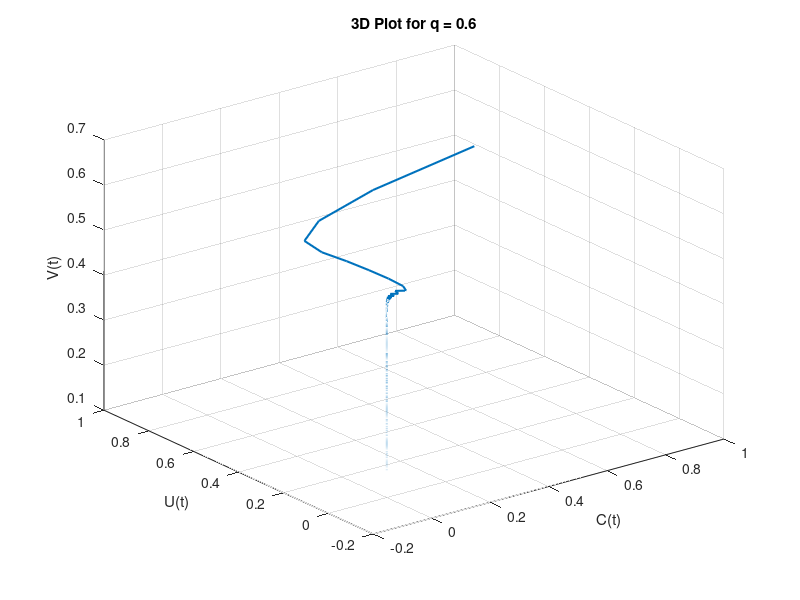
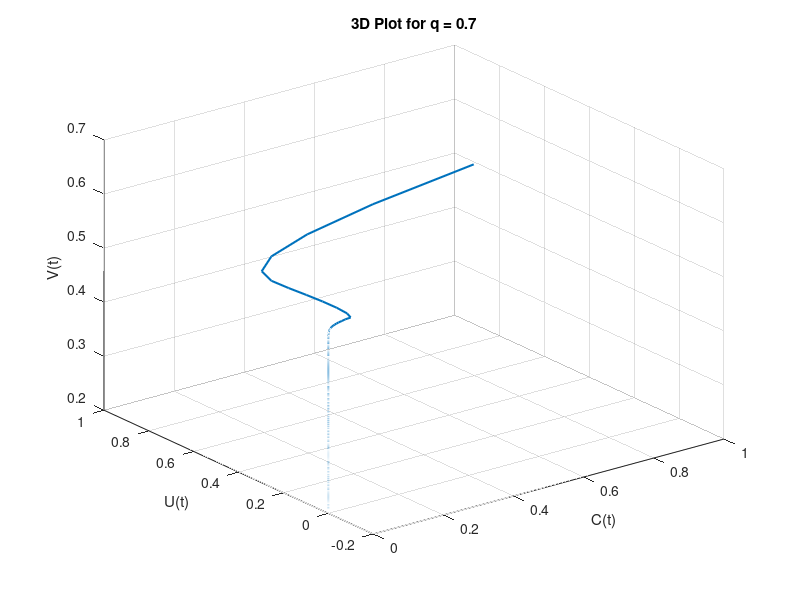
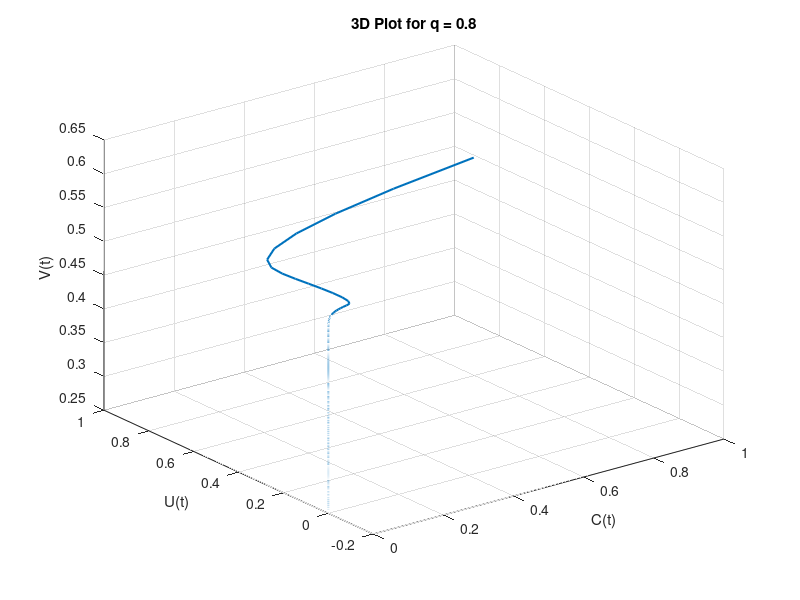
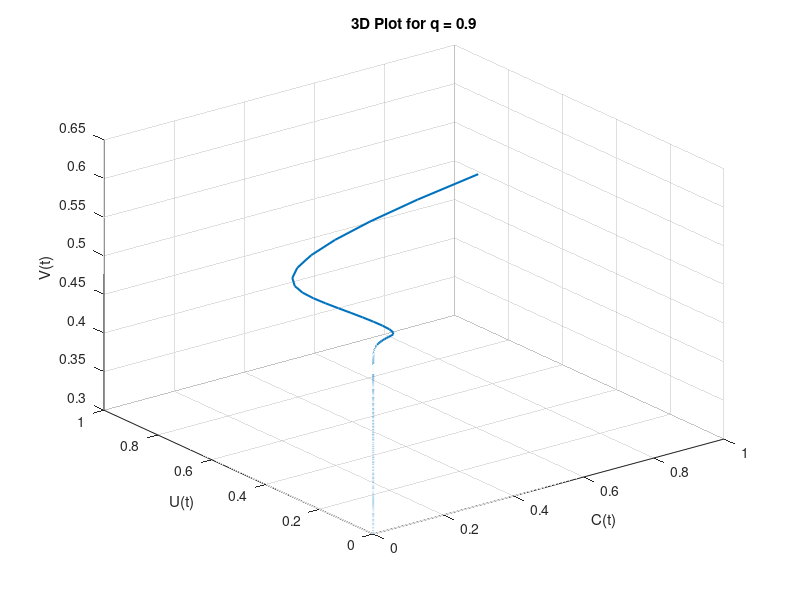

Reproduce these figures in MATLAB, in order.
% Parameters
Lambda = 2.8;
beta = 0.07;
a0 = 0.05;
a1 = 0.05;
a2 = 0.06;
a3 = 0.3;
B = 0.15;
alpha = 0.1;
l = 0.07;
g = 0.99;
zeta = 0.01;
delta = 0.07;
t0 = 0;
tf = 50;
h = 0.1;
t = t0:h:tf;
C0 = 0.99;
U0 = 0.9;
V0 = 0.5;
qs = [0.6, 0.7, 0.8, 0.9]; % Different values of q

% Loop through each order value of q
for q_idx = 1:length(qs)
    q = qs(q_idx);
    
    % Initialize results
    results_C = zeros(1, length(t));
    results_U = zeros(1, length(t));
    results_V = zeros(1, length(t));
    results_C(1) = C0;
    results_U(1) = U0;
    results_V(1) = V0;
    N = length(t);
    w = zeros(1, N);
    
    % Calculate fractional weights
    for k = 0:N-2
        arg1 = q + 1;
        arg2 = k + 1;
        arg3 = q - k + 1;
        if arg3 > 0
            w(k + 1) = (-1)^k * gamma(arg1) / (gamma(arg2) * gamma(arg3));
        else
            w(k + 1) = 0;
        end
    end
    
    % Time stepping
    for n = 2:N
        C_sum = 0; U_sum = 0; V_sum = 0;
        for k = 0:n-2
            if n - 1 - k > 0 && (q - (n - 1 - k) + 1) > 0
                C_sum = C_sum + w(k + 1) * (results_C(n - 1 - k) - results_C(1));
                U_sum = U_sum + w(k + 1) * (results_U(n - 1 - k) - results_U(1));
                V_sum = V_sum + w(k + 1) * (results_V(n - 1 - k) - results_V(1));
            end
        end
        % Differential equations
        dCdt = @(C, U, V) Lambda * (1 - (C / (C + a0))) * U - (U * C / (C + a2)) ...
                          - beta * C * V / (C + a3) - C;
        dUdt = @(C, U, V) (B * C / (C + a1) - alpha * U) * U - (g * U * V / (U + l)) - delta * U;
        dVdt = @(C, U, V) (beta * C^2 / (C^2 + a2^4)) * U * V / (U + l) - zeta * V;
        
        % Update results using fractional method
        results_C(n) = results_C(n - 1) + h^q * dCdt(results_C(n - 1), ...
                          results_U(n - 1), results_V(n - 1)) + h^q * C_sum;
        results_U(n) = results_U(n - 1) + h^q * dUdt(results_C(n - 1), ...
                          results_U(n - 1), results_V(n - 1)) + h^q * U_sum;
        results_V(n) = results_V(n - 1) + h^q * dVdt(results_C(n - 1), ...
                          results_U(n - 1), results_V(n - 1)) + h^q * V_sum;
    end
    
    % Plot results for this value of q
    figure;
    plot3(results_C, results_U, results_V, 'LineWidth', 1.5);
    xlabel('C(t)');
    ylabel('U(t)');
    zlabel('V(t)');
    title(['3D Plot for q = ', num2str(q)]);
    grid on;
    view(3);
end
